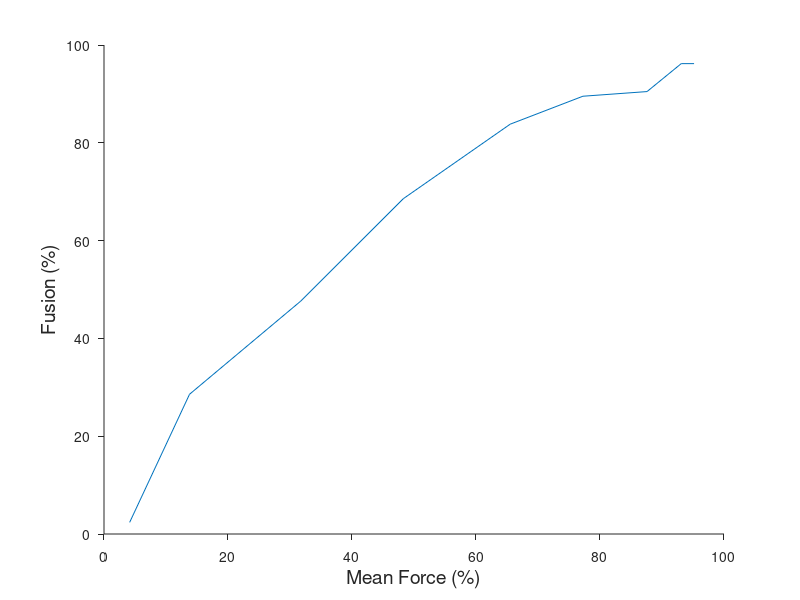

This chart was generated by the following MATLAB code:
close all
clear all
clc

x_scale = 20/2.9;
y_scale =20/2.1;

x = [0.6 2.0 4.6 7 9.5 11.2 12.7 13.5 13.8];
y = [0.25 3 5 7.2 8.8 9.4 9.5 10.1 10.1];

Force = x*x_scale;
Fusion = y*y_scale;
3
figure
plot(Force,Fusion)
xlabel('Mean Force (%)','FontSize',14)
ylabel('Fusion (%)','FontSize',14)
set(gca,'TickDir','out');
set(gca,'box','off')
